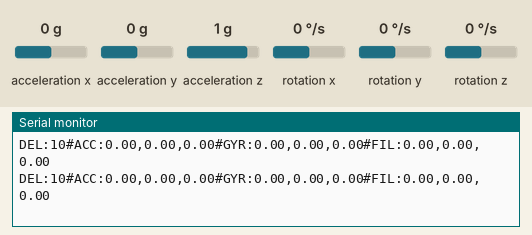
Recording of a sketch running on a simulated Arduino Uno, built with avr-gcc and run on an emulated ATmega328P. Shown: the last lines printed to the serial monitor. Wiring (inferred from the names in the program): MPU-6050 motion sensor at I2C address 0x68. The test bench sets the inputs (shaded band); at power-on: acceleration z 1 g, acceleration x 0 g, acceleration y 0 g, rotation x 0 °/s, rotation y 0 °/s, rotation z 0 °/s.

Above: at 9.6 s.
9.7 s: acceleration z set to 0 g
At 10.5 s:
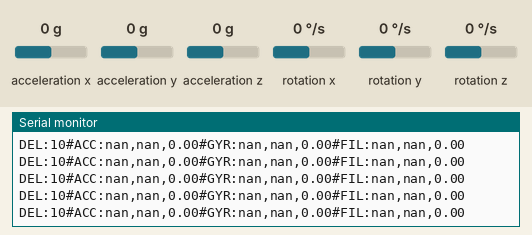
11.2 s: acceleration x set to -1.4 g
At 11.9 s:
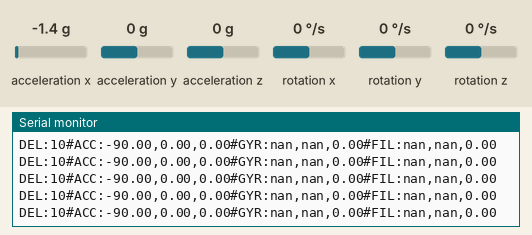
13.1 s: acceleration y set to -1.4 g
At 14.2 s:
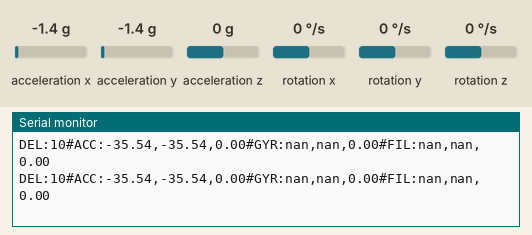

Measured:
- after the input at 9.7 s, the serial monitor: prints a new line at once (image 1)
- after the input at 11.2 s, the serial monitor: prints a new line at once (image 2)
- after the input at 13.1 s, the serial monitor: prints a new line at once (image 3)

The sketch:

Mpu_Complimentary_filter.ino
```cpp
/********************************************************************************
 MPU 6050 Based Complimentary filter to calculate the tilt around x y & z axis
 ******************************************************************************** */


#include <Wire.h>
#define rad2degree 57.3
float gForceX, gForceY, gForceZ;                                 //Variables to store Accelerometer values converted to G values
long accelX, accelY, accelZ;
float accel_x_cal,accel_y_cal,accel_z_cal;                       //Varialbes for Offsets of the Acclerometer Readings
float angle_x,angle_y,angle_z;                                   //Variables for tilt angles measured from the accleometer
float angleX_gyro,angleY_gyro,angleZ_gyro;                       //Variables for angles calculated from gyro
int gyro_x, gyro_y, gyro_z;                                       //Variables for RAW gyro values
int temperature;
long loop_timer;
long gyro_x_cal, gyro_y_cal, gyro_z_cal;                        //Variables for callibrate gyroscope values
float angle_pitch, angle_roll;                                  //Variables for Pitch and Roll
float pitch,roll;
#define M_PII    3.14159265359
void setup()
{
 Wire.begin();
 Serial.begin(115200);
 setup_mpu_6050_registers();                                      //Setup MPU Registors
 callibrate_acc();                                                //Callibrate Accelerometer
for (int cal_int = 0; cal_int < 2048 ; cal_int ++){               //Callibrate Gyroscope
  read_mpu_6050_data();
  gyro_x_cal += gyro_x;
  gyro_y_cal += gyro_y;
  gyro_z_cal += gyro_z;
  delay(1);
  }
  gyro_x_cal >>= 11;
  gyro_y_cal >>= 11;
  gyro_z_cal >>= 11;
  loop_timer = micros();
}

void loop()
{
  read_mpu_6050_data();
  processAccelData();

 //Gyro callibrated Values
  gyro_x -= gyro_x_cal;
  gyro_y -= gyro_y_cal;
  gyro_z -= gyro_z_cal;

  angleX_gyro = (gyro_x * 0.01/131.0)+angle_roll;
  angleY_gyro = (gyro_y *0.01/131.0)+angle_pitch;

  //Complimentary Filter
  angle_roll=0.95*angleX_gyro+(1.0-0.95)*angle_x;
  angle_pitch=0.95*angleY_gyro+(1.0-0.95)*angle_y;

  pitch = 180 *(atan(gForceX/(gForceY*gForceY + gForceZ * gForceZ)))/M_PII;
  roll = 180 *(atan(gForceY/(gForceX * gForceX + gForceZ * gForceZ)))/M_PII;
 /* Serial.print(angle_pitch);
  Serial.print(" ");
  Serial.println(angle_roll);*/

  Serial.print(F("DEL:"));              //Delta T
  Serial.print(10, DEC);
  Serial.print(F("#ACC:"));              //Accelerometer angle
  Serial.print(pitch, 2);
  Serial.print(F(","));
  Serial.print(roll, 2);
  Serial.print(F(","));
  Serial.print(angle_z, 2);
  Serial.print(F("#GYR:"));
  Serial.print(angleX_gyro, 2);        //Gyroscope angle
  Serial.print(F(","));
  Serial.print(angleY_gyro, 2);
  Serial.print(F(","));
  Serial.print(angleZ_gyro, 2);
  Serial.print(F("#FIL:"));             //Filtered angle
  Serial.print(angle_pitch, 2);
  Serial.print(F(","));
  Serial.print(angle_roll, 2);
  Serial.print(F(","));
  Serial.print(angle_z, 2);
  Serial.println(F(""));
  while(micros() - loop_timer < 10000);
  loop_timer = micros();
}


void callibrate_acc()
{
  int i;
  for (i=1;i<=1000;i++){
    read_mpu_6050_data();
    accel_x_cal+=(accelX);
    accel_y_cal+=(accelY);
    accel_z_cal+=(accelZ);
   // Serial.print(".");
    delay(1);
  }
  //Serial.println(".");
  accel_x_cal/=1000;
  accel_y_cal/=1000;
  accel_z_cal/=1000;
}


void read_mpu_6050_data(){
  Wire.beginTransmission(0x68);
  Wire.write(0x3B);
  Wire.endTransmission();
  Wire.requestFrom(0x68,14);
  while(Wire.available() < 14);
  accelX = Wire.read()<<8|Wire.read();
  accelY = Wire.read()<<8|Wire.read();
  accelZ = Wire.read()<<8|Wire.read();
  temperature = Wire.read()<<8|Wire.read();
  gyro_x = Wire.read()<<8|Wire.read();
  gyro_y = Wire.read()<<8|Wire.read();
  gyro_z = Wire.read()<<8|Wire.read();
}


void processAccelData(){
  gForceX = (accelX-accel_x_cal) / 16384.0;             //Refer 0G offset callibration Application note by Freescale calculating the offsets
  gForceY = (accelY-accel_y_cal)/ 16384.0;
  gForceZ = (accelZ-(accel_z_cal-16384)) / 16384.0;

//  angles calculated from the accelerometer
  angle_y = atan(1*gForceX/sqrt((gForceY*gForceY)+(gForceZ*gForceZ)))*(float)rad2degree;
  angle_x = atan(gForceY/sqrt((gForceX*gForceX)+(gForceZ*gForceZ)))*(float)rad2degree;
 }

void setup_mpu_6050_registers(){
  //Activate the MPU-6050
  Wire.beginTransmission(0x68);
  Wire.write(0x6B);
  Wire.write(0x00);
  Wire.endTransmission();
  //Configure the accelerometer (+/-2g)
  Wire.beginTransmission(0x68);
  Wire.write(0x1C);
  Wire.write(0x00);
  Wire.endTransmission();
  //Configure the gyro (250dps full scale)
  Wire.beginTransmission(0x68);
  Wire.write(0x1B);
  Wire.write(0x00);
  Wire.endTransmission();
}
```
